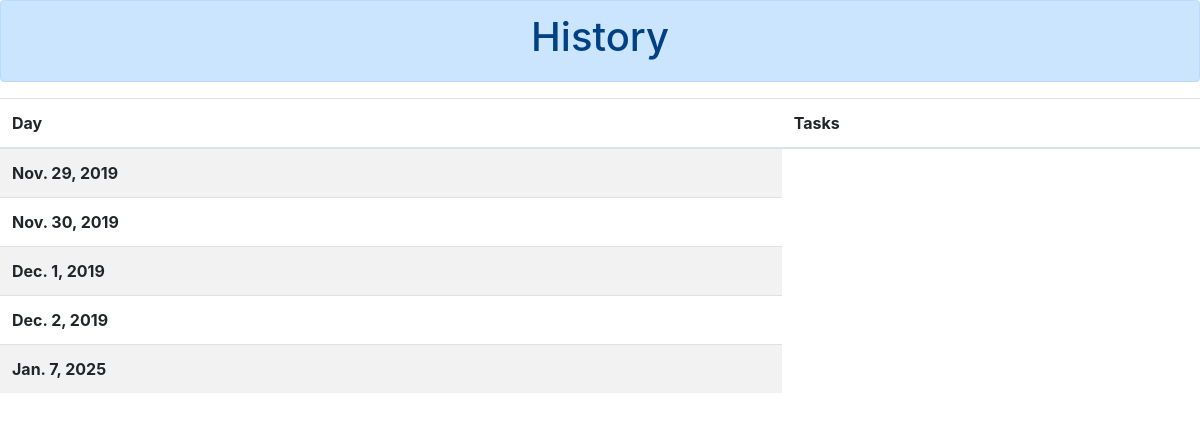
Before: /history/ with the older database file.
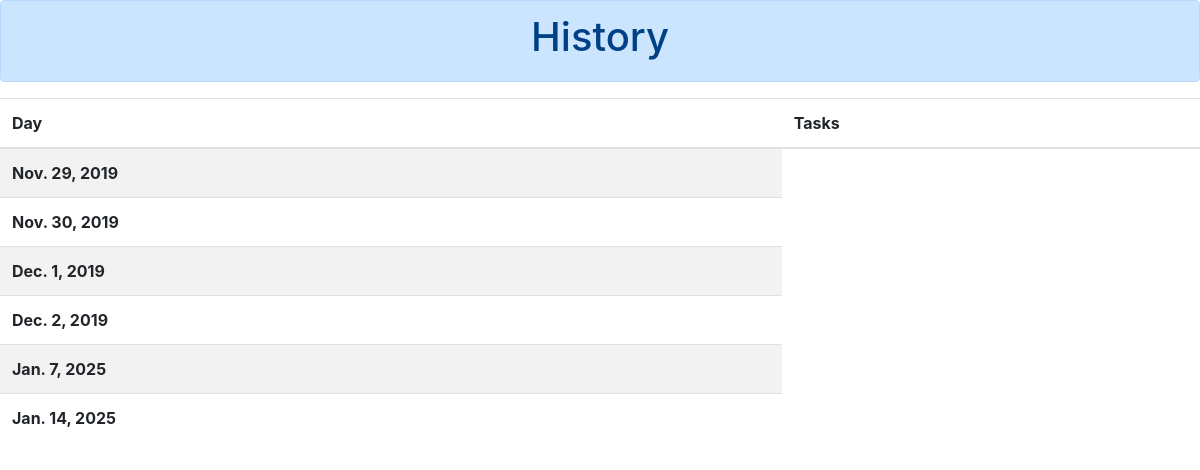
After: the same page with the newer database file.
### tasks_app/models.py (models this page shows)
class Day(models.Model):
    date = models.DateField()
    daily_tasks = models.ManyToManyField(Task)

### tasks_app/views.py (the view)
# urls.py: path('history/', views.history, name='history'),
def history(request):
    tasks = Task.objects.all()
    days = Day.objects.all()
    return render(request, "history.html", {"tasks":tasks, "days":days})

### tasks_app/templates/history.html (shortened to what this page needs)
<!doctype html>
<html lang="en">
<head>
    <link rel="stylesheet" href="https://stackpath.bootstrapcdn.com/bootstrap/4.3.1/css/bootstrap.min.css"
>
</head>
<body>
    <div class="alert alert-primary" style="text-align: center;">
        <h1>History</h1>
    </div>
    <table class="table table-striped ">
        <thead>
            <tr>
                <th scope="col">Day</th>
                <th scope="col">Tasks</th>
            </tr>
        </thead>
        <tbody>
            {% for day in days %}
            <tr>
                <th scope="row">{{day.date}}</th>
            </tr>
            {% endfor %}
        </tbody>
    </table>
    {% load static %}
</body>
</html>

Changed rows visible on the page:
added Day: date "Jan. 14, 2025"
